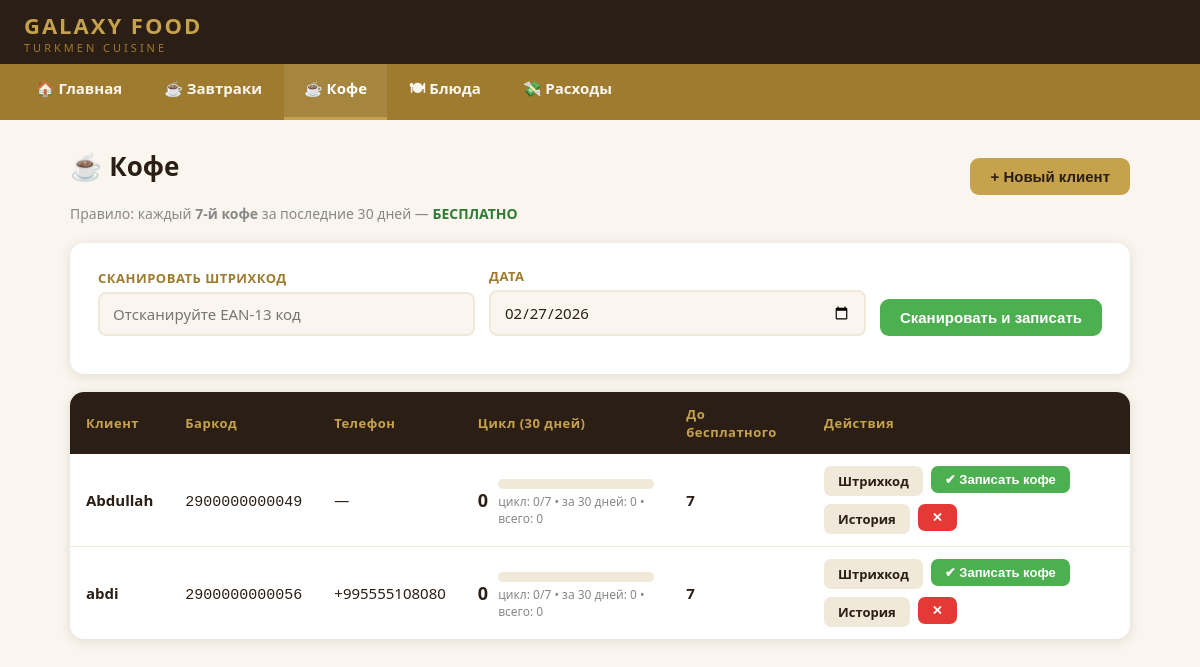
The page /coffee on the database its author committed.
### tables this page shows
CREATE TABLE clients (
                id INTEGER PRIMARY KEY AUTOINCREMENT,
                name TEXT NOT NULL,
                phone TEXT,
                notes TEXT
            , barcode TEXT, telegram_chat_id TEXT, history_token TEXT);

### app.py (the view)
@app.route("/coffee")
def coffee():
    clients = db.get_clients()
    client_data = []
    for c in clients:
        stats = db.get_client_coffee_stats(c.id)
        client_data.append({"client": c, "stats": stats})
    return render_template("coffee.html", client_data=client_data, today=today())

### app.py (called while the page is built)
def today():
    return datetime.now().strftime("%Y-%m-%d")

### database.py (called while the page is built)
    def get_connection(self):
        conn = sqlite3.connect(self.db_path)
        conn.row_factory = sqlite3.Row
        return conn

    def get_clients(self) -> List[Client]:
        conn = self.get_connection()
        cursor = conn.cursor()
        cursor.execute("SELECT * FROM clients ORDER BY name")
        rows = cursor.fetchall()
        conn.close()
        return [Client(id=r['id'], name=r['name'], phone=r['phone'],
                       notes=r['notes'], barcode=r['barcode'],
                       telegram_chat_id=r['telegram_chat_id'],
                       history_token=r['history_token']) for r in rows]

    def get_coffee_count_total(self, client_id: int) -> int:
        conn = self.get_connection()
        cursor = conn.cursor()
        cursor.execute("""
            SELECT COUNT(*) as cnt FROM coffee_visits
            WHERE client_id = ?
        """, (client_id,))
        row = cursor.fetchone()
        conn.close()
        return row['cnt'] if row else 0

    def get_coffee_count_last_30_days(self, client_id: int, reference_date: str) -> int:
        ref_dt = datetime.strptime(reference_date, "%Y-%m-%d")
        start_dt = ref_dt - timedelta(days=29)
        start_str = start_dt.strftime("%Y-%m-%d")
        conn = self.get_connection()
        cursor = conn.cursor()
        cursor.execute("""
            SELECT COUNT(*) as cnt FROM coffee_visits
            WHERE client_id = ?
              AND date >= ?
              AND date <= ?
        """, (client_id, start_str, reference_date))
        row = cursor.fetchone()
        conn.close()
        return row['cnt'] if row else 0

    def get_client_coffee_stats(self, client_id: int) -> Dict:
        today = datetime.now().strftime("%Y-%m-%d")
        count_total = self.get_coffee_count_total(client_id)
        count_30_days = self.get_coffee_count_last_30_days(client_id, today)
        cycle_step = count_30_days % 7
        if count_30_days > 0 and cycle_step == 0:
            cycle_step = 7
        visits_until_free = 7 - (count_30_days % 7)
        if visits_until_free == 7 and count_30_days > 0:
            visits_until_free = 7
        return {
            'count_total': count_total,
            'count_30_days': count_30_days,
            'cycle_step': cycle_step,
            'visits_until_free': visits_until_free,
            'next_is_free': (count_30_days % 7 == 6),
        }

### templates/coffee.html (shortened to what this page needs)
{% extends "base.html" %}
{% block content %}
<div class="flex-between">
  <h1>☕ Кофе</h1>
  <button class="btn btn-gold" onclick="openModal('modal-add-client')">+ Новый клиент</button>
</div>
<p style="color:#888; margin-bottom:20px; font-size:14px;">
  Правило: каждый <strong>7-й кофе</strong> за последние 30 дней — <strong style="color:#2E7D32;">БЕСПЛАТНО</strong>
</p>
<div class="form-box" style="margin-bottom:18px;">
  <form method="POST" action="{{ url_for('scan_coffee_by_barcode') }}">
    <div class="form-row" style="align-items:end;">
      <div class="form-group" style="min-width:280px;">
        <label>Сканировать штрихкод</label>
        <input type="text" name="barcode" placeholder="Отсканируйте EAN-13 код" autofocus required>
      </div>
      <div class="form-group">
        <label>Дата</label>
        <input type="date" name="date" value="{{ request.args.get('date', '') or today }}">
      </div>
      <div class="form-group" style="flex:0 0 auto;">
        <button class="btn btn-green" type="submit">Сканировать и записать</button>
      </div>
    </div>
  </form>
</div>
{% if client_data %}
<div class="table-wrap">
  <table>
    <thead>
      <tr>
        <th>Клиент</th>
        <th>Баркод</th>
        <th>Телефон</th>
        <th>Цикл (30 дней)</th>
        <th>До бесплатного</th>
        <th>Действия</th>
      </tr>
    </thead>
    <tbody>
      {% for item in client_data %}
      {% set c = item.client %}
      {% set s = item.stats %}
      <tr>
        <td>
          <strong>{{ c.name }}</strong>
        </td>
        <td><code>{{ c.barcode }}</code></td>
        <td>{{ c.phone or '—' }}</td>
        <td>
          <div style="display:flex; align-items:center; gap:10px;">
            <span style="font-size:18px; font-weight:800;">{{ s.cycle_step }}</span>
            <div style="flex:1; min-width:80px;">
              <div class="progress-wrap">
              </div>
              <div style="font-size:12px; color:#888; margin-top:4px;">
                цикл: {{ s.cycle_step }}/7 • за 30 дней: {{ s.count_30_days }} • всего: {{ s.count_total }}
              </div>
            </div>
          </div>
        </td>
        <td>
          {% if s.next_is_free %}
            <span class="badge badge-warn">⭐ Следующий!</span>
          {% else %}
            <span style="font-weight:700;">{{ s.visits_until_free }}</span>
          {% endif %}
        </td>
        <td style="display:flex; gap:8px; flex-wrap:wrap;">
          <a href="{{ url_for('client_barcode_svg', client_id=c.id) }}" target="_blank" class="btn btn-sm" style="background:var(--cream-dark); color:var(--brown);">Штрихкод</a>
          <form method="POST" action="{{ url_for('register_coffee') }}" style="display:inline;">
            <button class="btn btn-green btn-sm" type="submit">✔ Записать кофе</button>
          </form>
          <a href="{{ url_for('coffee_history', client_id=c.id) }}" class="btn btn-sm" style="background:var(--cream-dark); color:var(--brown);">История</a>
          <form method="POST" action="{{ url_for('delete_client', client_id=c.id) }}" style="display:inline;"
                onsubmit="return confirm('Удалить клиента {{ c.name }}?')">
            <button class="btn btn-red btn-sm" type="submit">✕</button>
          </form>
        </td>
      </tr>
      {% endfor %}
    </tbody>
  </table>
</div>
{% endif %}
{% endblock %}

### templates/base.html (style rules this page uses)
:root { --gold: #C7A24C; --gold-dark: #9E7B2F; --brown: #2B1E14; --cream: #FAF6EF; --cream-dark: #F0E8D8; --white: #FFFFFF; --green: #4CAF50; --red: #E53935; --blue: #1976D2; --shadow: 0 2px 12px rgba(43,30,20,0.13); }
* { box-sizing: border-box; margin: 0; padding: 0; }
body { font-family: 'Segoe UI', Arial, sans-serif; background: var(--cream); color: var(--brown); min-height: 100vh; }
h1 { font-size: 26px; color: var(--brown); margin-bottom: 20px; }
.table-wrap { background: var(--white); border-radius: 14px; box-shadow: var(--shadow); overflow: hidden; margin-bottom: 24px; }
table { width: 100%; border-collapse: collapse; }
thead { background: var(--brown); color: var(--gold); }
thead th { padding: 13px 16px; text-align: left; font-size: 13px; font-weight: 700; letter-spacing: 0.5px; }
tbody tr { border-bottom: 1px solid var(--cream-dark); transition: background 0.1s; }
tbody tr:last-child { border-bottom: none; }
tbody td { padding: 12px 16px; font-size: 15px; }
.btn { display: inline-flex; align-items: center; gap: 7px; padding: 10px 20px; border-radius: 9px; border: none; font-size: 15px; font-weight: 700; cursor: pointer; text-decoration: none; transition: opacity 0.15s, transform 0.1s; }
.btn-gold { background: var(--gold); color: var(--brown); }
.btn-green { background: var(--green); color: #fff; }
.btn-red { background: var(--red); color: #fff; }
.btn-sm { padding: 6px 14px; font-size: 13px; border-radius: 7px; }
.form-box { background: var(--white); border-radius: 14px; box-shadow: var(--shadow); padding: 24px 28px; margin-bottom: 24px; }
.form-row { display: flex; gap: 14px; flex-wrap: wrap; margin-bottom: 14px; }
.form-group { display: flex; flex-direction: column; gap: 5px; flex: 1; min-width: 160px; }
label { font-size: 13px; font-weight: 700; color: var(--gold-dark); text-transform: uppercase; letter-spacing: 0.5px; }
input, select, textarea { padding: 10px 13px; border: 2px solid var(--cream-dark); border-radius: 8px; font-size: 15px; color: var(--brown); background: var(--cream); outline: none; transition: border-color 0.15s; font-family: inherit; }
.progress-wrap { background: var(--cream-dark); border-radius: 20px; height: 10px; margin-top: 6px; overflow: hidden; }
.flex-between { display: flex; align-items: center; justify-content: space-between; flex-wrap: wrap; gap: 12px; }

### rows shown on the page
clients: name "Abdullah", barcode "2900000000049"
clients: name "abdi", barcode "2900000000056", phone "+995555108080"

### other values the page prints
{{ c.phone or '—' }} "—"
{{ s.cycle_step }} "0" "0"
{{ s.count_30_days }} "0" "0"
{{ s.count_total }} "0" "0"
{{ s.visits_until_free }} "7" "7"
